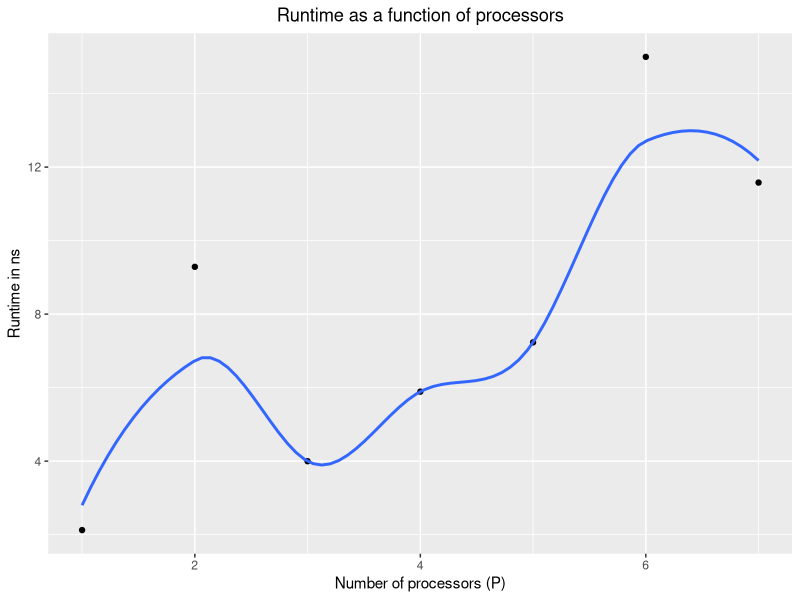

Generate this figure with R:
library(tidyverse)
library(tibble)
result<-read.csv("result.csv", sep=";") 
result<-tibble(result)
result<-select(result, Size : walltime2) 
  
names(result)[names(result)=="walltime2"]<-"Walltime"
result$Size<-as.factor(result$Size)

result %>%group_by(Size)%>% 
  summarize(Walltime = mean(Walltime, ra.rm=TRUE)/1e-6) -> resultf

resultf$Size <- as.numeric(resultf$Size)

ggplot(resultf,mapping = aes(x=Size,y=Walltime))+
  geom_point()+
  geom_smooth(se=FALSE)+
  labs(x="Number of processors (P)", y= "Runtime in ns", title = "Runtime as a function of processors")+
  theme(plot.title = element_text(hjust = 0.5))
